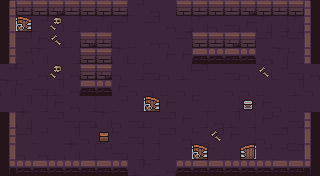

Rendered tile map (Tiled .tmx) drawn with the repository's tilesets; below, a short description and the full map source, tile grids included:
An orthogonal 20x11 tile map with 16x16 px tiles, 6 tile layers (ground, dressing, decor, walls, ...) and 12 objects (5x ENTRY, 5x ENEMY, 2x PROP).

<map version="1.10" tiledversion="1.10.2" orientation="orthogonal" renderorder="right-down" width="20" height="11" tilewidth="16" tileheight="16" infinite="0" nextlayerid="8" nextobjectid="13">
 <tileset firstgid="1" name="dungeon" tilewidth="16" tileheight="16" tilecount="100" columns="10">
  <image source="../../../gfx/tiles/depths/dungeon_tileset.png" width="160" height="160" />
 </tileset>
 <layer id="1" name="ground" width="20" height="11">
  <data encoding="csv">
9,10,17,9,17,29,19,19,7,27,19,8,7,7,17,19,28,19,29,10,
18,17,7,29,17,10,29,28,19,28,27,17,29,30,9,18,29,17,29,19,
7,28,18,9,20,29,10,20,20,27,30,28,10,19,20,28,28,7,28,27,
30,7,29,19,17,10,8,29,20,20,18,18,10,7,7,8,27,29,10,27,
7,10,27,9,27,29,17,30,17,9,30,8,28,20,9,30,29,7,9,27,
29,10,9,8,27,7,20,18,30,30,20,30,20,19,30,30,20,19,8,30,
19,8,17,18,27,17,20,7,17,19,18,19,10,20,17,18,18,30,20,20,
27,29,19,28,9,9,29,30,9,20,28,18,17,27,8,17,18,10,9,18,
17,28,7,19,8,30,20,10,9,17,28,27,10,28,18,17,30,28,20,20,
17,30,27,20,29,17,7,9,17,17,19,7,18,10,20,8,7,7,28,27,
9,30,19,10,9,18,17,9,8,10,27,18,30,9,7,27,18,10,29,7
</data>
 </layer>
 <layer id="2" name="dressing" width="20" height="11">
  <data encoding="csv">
0,0,0,0,0,0,0,0,0,0,0,0,0,0,0,0,0,0,0,0,
0,0,0,78,0,0,0,0,0,0,0,0,0,0,0,0,0,0,0,0,
0,0,0,69,0,0,0,0,0,0,0,0,0,0,0,0,0,0,0,0,
0,0,0,0,0,0,0,0,0,0,0,0,0,0,0,0,0,0,0,0,
0,0,0,78,0,0,0,0,0,0,0,0,0,0,0,0,69,0,0,0,
0,0,0,0,0,0,0,0,0,0,0,0,0,0,0,0,0,0,0,0,
0,0,0,0,0,0,0,0,0,0,0,0,0,0,0,0,0,0,0,0,
0,0,0,0,0,0,0,0,0,0,0,0,0,0,0,0,0,0,0,0,
0,0,0,0,0,0,0,0,0,0,0,0,0,69,0,0,0,0,0,0,
0,0,0,0,0,0,0,0,0,0,0,0,0,0,0,0,0,0,0,0,
0,0,0,0,0,0,0,0,0,0,0,0,0,0,0,0,0,0,0,0
</data>
 </layer>
 <layer id="3" name="decor" width="20" height="11">
  <data encoding="csv">
0,0,0,0,0,0,0,0,0,0,0,0,0,0,0,0,0,0,0,0,
0,0,0,0,0,0,0,0,0,0,0,0,0,0,0,0,0,0,0,0,
0,0,0,0,0,0,0,0,0,0,0,0,0,0,0,0,0,0,0,0,
0,0,0,0,0,0,0,0,0,0,0,0,0,0,0,0,0,0,0,0,
0,0,0,0,0,0,0,0,0,0,0,0,0,0,0,0,0,0,0,0,
0,0,0,0,0,0,0,0,0,0,0,0,0,0,0,0,0,0,0,0,
0,0,0,0,0,0,0,0,0,0,0,0,0,0,0,0,0,0,0,0,
0,0,0,0,0,0,0,0,0,0,0,0,0,0,0,0,0,0,0,0,
0,0,0,0,0,0,0,0,0,0,0,0,0,0,0,0,0,0,0,0,
0,0,0,0,0,0,0,0,0,0,0,0,0,0,0,0,0,0,0,0,
0,0,0,0,0,0,0,0,0,0,0,0,0,0,0,0,0,0,0,0
</data>
 </layer>
 <layer id="4" name="walls" width="20" height="11">
  <data encoding="csv">
1,3,5,4,3,5,2,3,0,0,0,2,3,5,3,4,5,3,5,6,
11,0,0,0,0,0,0,0,0,0,0,0,0,0,0,0,0,0,0,26,
11,0,0,0,0,0,0,0,0,0,0,0,0,0,0,0,0,0,0,36,
21,0,0,0,0,0,0,0,0,0,0,0,0,0,0,0,0,0,0,26,
0,0,0,0,0,0,0,0,0,0,0,0,0,0,0,0,0,0,0,0,
0,0,0,0,0,0,0,0,0,0,0,0,0,0,0,0,0,0,0,0,
0,0,0,0,0,0,0,0,0,0,0,0,0,0,0,0,0,0,0,0,
11,0,0,0,0,0,0,0,0,0,0,0,0,0,0,0,0,0,0,26,
21,0,0,0,0,0,0,0,0,0,0,0,0,0,0,0,0,0,0,36,
11,0,0,0,0,0,0,0,0,0,0,0,0,0,0,0,0,0,0,36,
41,43,45,44,44,45,45,43,0,0,0,44,42,45,43,44,43,45,45,46
</data>
 </layer>
 <layer id="5" name="props" width="20" height="11">
  <data encoding="csv">
0,0,0,0,0,0,0,0,0,0,0,0,0,0,0,0,0,0,0,0,
0,68,0,0,0,0,0,0,0,0,0,0,0,0,0,0,0,0,0,0,
0,0,0,0,0,4,3,0,0,0,0,0,5,3,4,5,0,0,0,0,
0,0,0,0,0,5,5,0,0,0,0,0,45,44,42,44,0,0,0,0,
0,0,0,0,0,5,4,0,0,0,0,0,0,0,0,0,0,0,0,0,
0,0,0,0,0,45,43,0,0,0,0,0,0,0,0,0,0,0,0,0,
0,0,0,0,0,0,0,0,0,68,0,0,0,0,0,82,0,0,0,0,
0,0,0,0,0,0,0,0,0,0,0,0,0,0,0,0,0,0,0,0,
0,0,0,0,0,0,81,0,0,0,0,0,0,0,0,0,0,0,0,0,
0,0,0,0,0,0,0,0,0,0,0,0,68,0,0,67,0,0,0,0,
0,0,0,0,0,0,0,0,0,0,0,0,0,0,0,0,0,0,0,0
</data>
 </layer>
 <layer id="6" name="overhead" width="20" height="11">
  <data encoding="csv">
0,0,0,0,0,0,0,0,0,0,0,0,0,0,0,0,0,0,0,0,
0,0,0,0,0,0,0,0,0,0,0,0,0,0,0,0,0,0,0,0,
0,0,0,0,0,0,0,0,0,0,0,0,0,0,0,0,0,0,0,0,
0,0,0,0,0,0,0,0,0,0,0,0,0,0,0,0,0,0,0,0,
0,0,0,0,0,0,0,0,0,0,0,0,0,0,0,0,0,0,0,0,
0,0,0,0,0,0,0,0,0,0,0,0,0,0,0,0,0,0,0,0,
0,0,0,0,0,0,0,0,0,0,0,0,0,0,0,0,0,0,0,0,
0,0,0,0,0,0,0,0,0,0,0,0,0,0,0,0,0,0,0,0,
0,0,0,0,0,0,0,0,0,0,0,0,0,0,0,0,0,0,0,0,
0,0,0,0,0,0,0,0,0,0,0,0,0,0,0,0,0,0,0,0,
0,0,0,0,0,0,0,0,0,0,0,0,0,0,0,0,0,0,0,0
</data>
 </layer>
 <objectgroup id="7" name="spawns">
  <object id="1" name="UP" type="ENTRY" x="152" y="24" />
  <object id="2" name="DOWN" type="ENTRY" x="152" y="152" />
  <object id="3" name="LEFT" type="ENTRY" x="24" y="88" />
  <object id="4" name="RIGHT" type="ENTRY" x="296" y="88" />
  <object id="5" name="" type="ENTRY" x="168" y="88" />
  <object id="6" name="" type="ENEMY" x="72" y="56" />
  <object id="7" name="" type="ENEMY" x="248" y="120" />
  <object id="8" name="" type="ENEMY" x="248" y="72" />
  <object id="9" name="" type="ENEMY" x="72" y="120" />
  <object id="10" name="" type="ENEMY" x="152" y="120" />
  <object id="11" name="torch" type="PROP" x="56" y="168" />
  <object id="12" name="torch" type="PROP" x="264" y="168" />
 </objectgroup>
</map>
